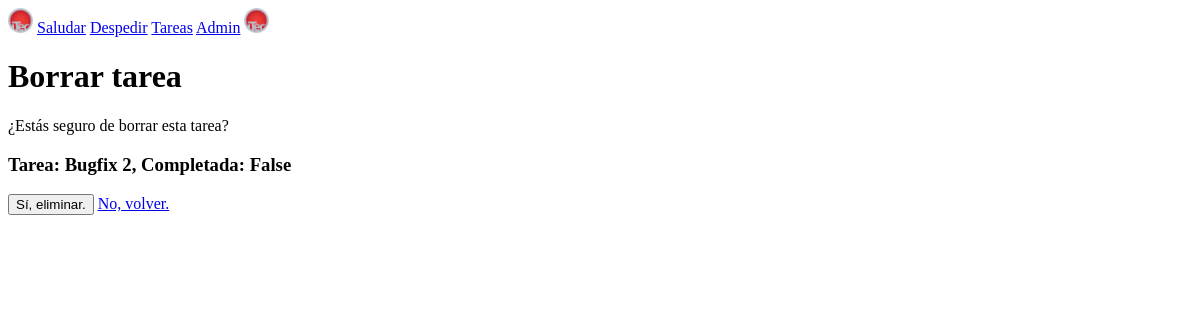
/tareas/borrar/7/, run on an earlier commit of the app's database.
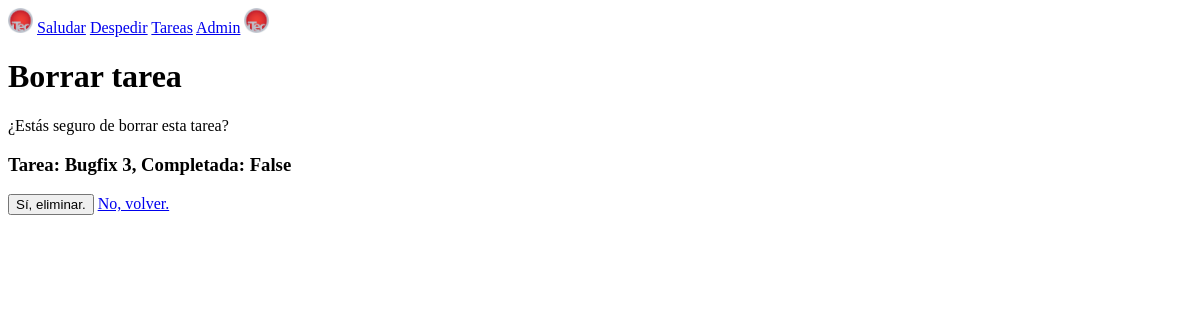
And on a later commit of the database.
### todolist/models.py (models this page shows, shortened)
class Tarea(models.Model):
    nombre = models.CharField(max_length=100)
    completada = models.BooleanField(
        default=False,
        help_text="¿La tarea está completada?",
        verbose_name="Finalización de la tarea"
    )
    fecha_completado = models.DateField()
    fecha_creacion = models.DateTimeField(auto_now=True)
    responsable = models.ForeignKey(
        User,
        on_delete=models.CASCADE,
        related_name="responsable",
        default=None,
        blank=True,
        null=True,
    )
    etiqueta = models.ManyToManyField(
        Etiqueta,
        default=None,
        blank=True,
        related_name="etiquetas",
    )
    activo = models.BooleanField(default=True, help_text="Verdadero si NO está archivado")
    imagen = models.ImageField(upload_to="card_image/", null=True, blank=True)
    class Meta:
        verbose_name = "Tarea de proyecto"
        verbose_name_plural = "Tareas de los proyectos"
        ordering = ["-id"]

### todolist/views.py (the view)
# urls.py: path("borrar/<int:id>/", views.eliminar_tarea, name="borrar"),
def eliminar_tarea(request, id):
    tarea = get_object_or_404(Tarea, id=id)
    if request.method == "POST":
        tarea.activo = False
        tarea.save()
        return redirect("tareas")
    return render(request, "todolist/borrar_tarea.html", {"tarea": tarea})

### todolist/templates/todolist/borrar_tarea.html (shortened to what this page needs)
{% extends 'saludo/base.html'%}
{%block body%}
<h1>Borrar tarea</h1>
<form method="post">
    <div>¿Estás seguro de borrar esta tarea?</div>
    <h3>
        Tarea: {{ tarea.nombre }}, Completada: {{tarea.completada}}
    </h3>
    <button type="submit"> Sí, eliminar. </button>
    <a href="{% url 'tareas' %}">No, volver.</a>
</form>
{%endblock%}

### saludo/templates/saludo/base.html (shortened to what this page needs)
{% load static %}
<!DOCTYPE html>
<html lang="en">
<head>
    <link rel="stylesheet" href="{% static 'saludo/styles.css'%}">
</head>
<body>
    <nav>
        <img src="{%static 'saludo/itec.jpeg'%}" alt="logo" width="25px">
        <a href="{% url 'saludo' %}">Saludar</a>
        <a href="{% url 'adios' %}">Despedir</a>
        <a href="{% url 'tareas' %}">Tareas</a>
        <a href="{% url 'admin:index' %}">Admin</a>
        <img src="{%static 'saludo/itec.jpeg'%}" alt="logo" width="25px">
    </nav>
    {%block body%}{%endblock%}
</body>
</html>

What changed in the data, as far as the page shows it:
changed Tarea "False": nombre "Bugfix 2" → "Bugfix 3"
